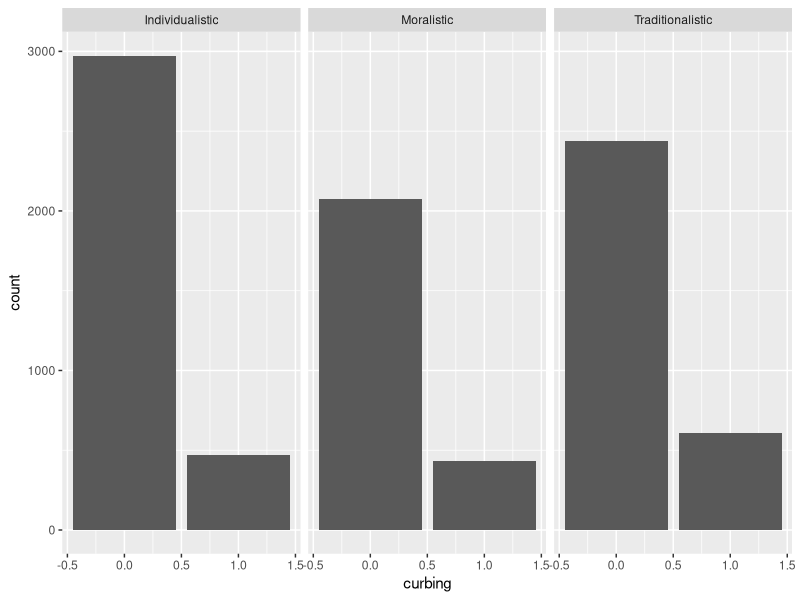
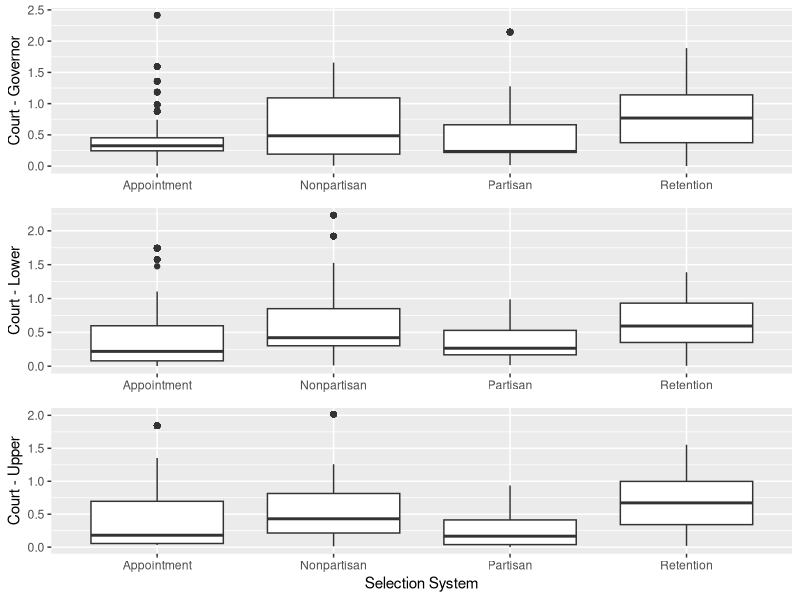
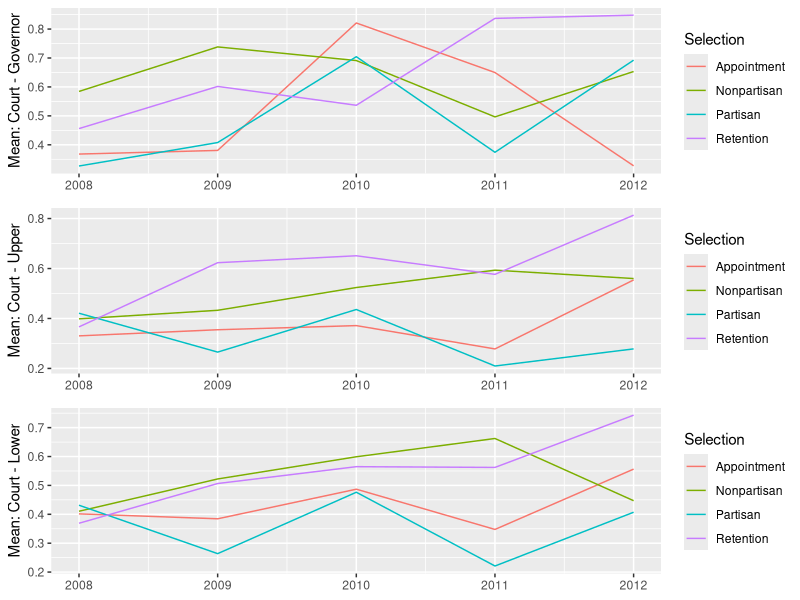
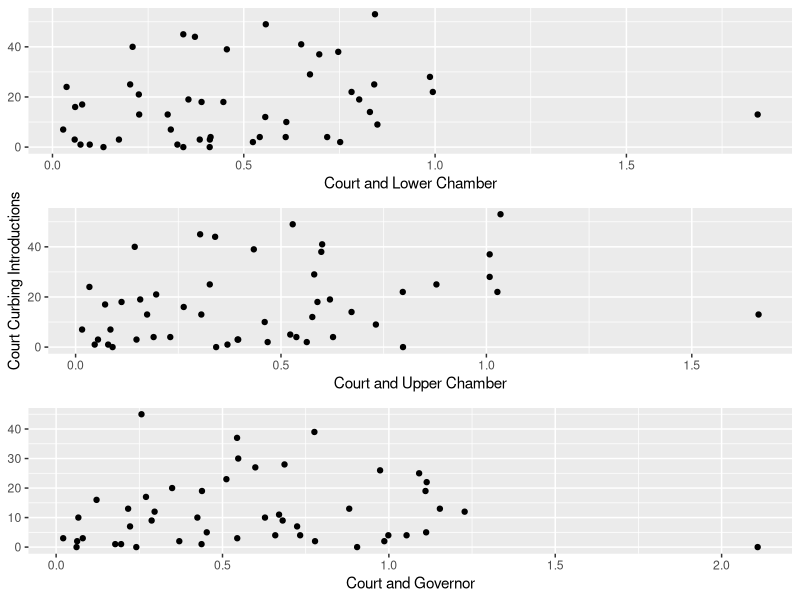
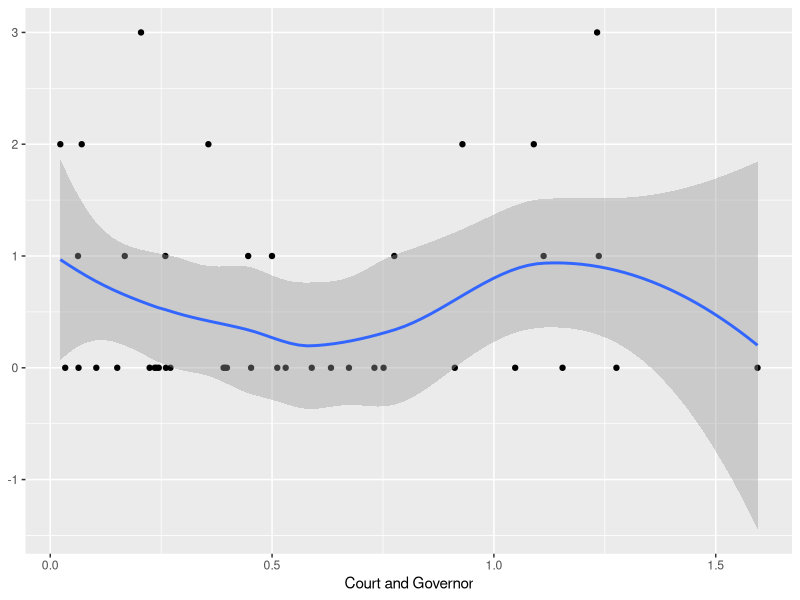
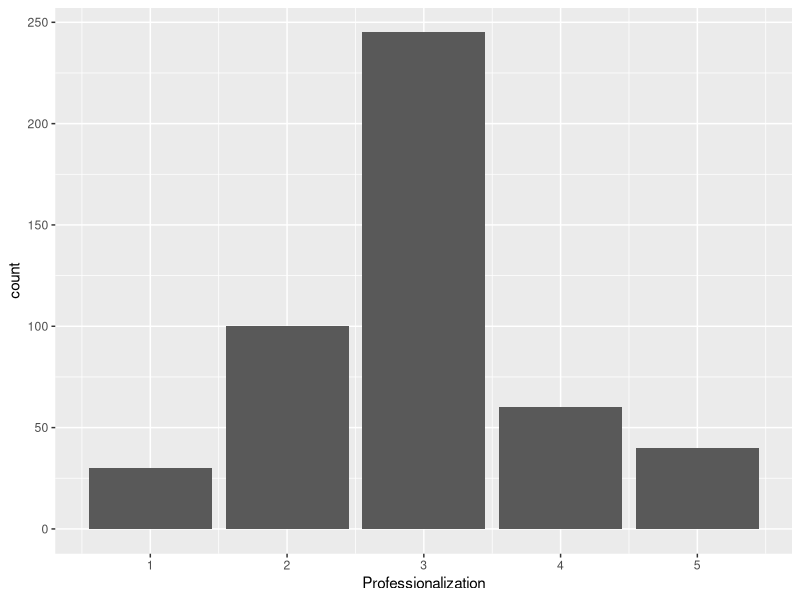
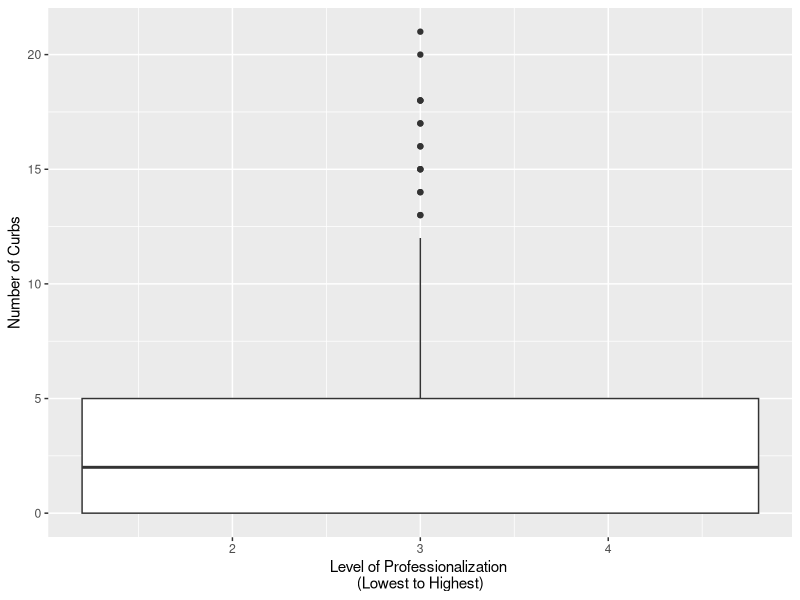
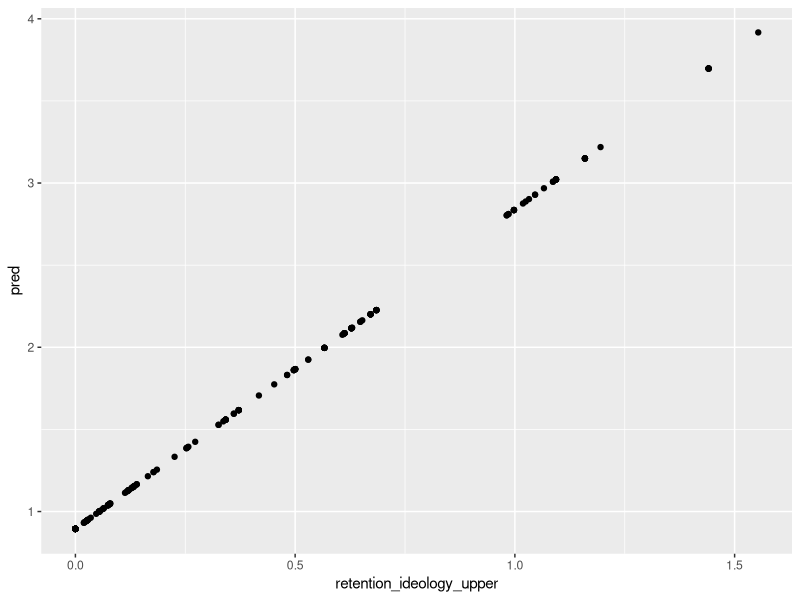

Write the R code that produced these figures, in order.
## ---- chunk 1
knitr::opts_chunk$set(echo = TRUE)
## ---- chunk 2
library(tidyverse)
library(readxl)
library(grid)
library(gridExtra)
## ---- chunk 3
gavelFull <- read_excel("Gavel to Gavel dataset.xlsx")
politicalCulture <- read_csv("political culture.csv")
legislativeControl <- read_excel("Legislative Control.xlsx")

## ---- chunk 4
gavelWithCulture <- left_join(gavelFull, politicalCulture, 
                               by = c("Fullstate" = "State"))

table(gavelWithCulture$Moralistic, gavelWithCulture$Traditionalistic)
## ---- chunk 5
gavelCultureControl <- left_join(gavelWithCulture, legislativeControl,
                                 by = c("Fullstate" = "State", "Year" = "Year"))

table(gavelCultureControl$RepublicanLegslature, gavelCultureControl$SplitLegislature)
## ---- chunk 6
gavelCultureControl$Culture <- ifelse(gavelCultureControl$Moralistic == 1, "Moralistic", 
                                      ifelse(gavelCultureControl$Traditionalistic == 1, "Traditionalistic",
                                             "Individualistic"))
table(gavelCultureControl$Culture, gavelCultureControl$Culture)

gavelCultureControl$legislativeControl <- ifelse(gavelCultureControl$SplitLegislature == 1, "0", 
                                                 ifelse(gavelCultureControl$SplitLegislature == 1, "Split",
                                                        "Democratic"))

gavelCultureControl$unified <- ifelse(gavelCultureControl$SplitLegislature == 0, 1, 0)
table(gavelCultureControl$legislativeControl, gavelCultureControl$unified)
## ---- chunk 7
ggplot(data = subset(gavelCultureControl, !is.na(gavelCultureControl$Culture))) +
  geom_bar(aes(x = curbing)) +
  facet_wrap(~Culture)


table(gavelCultureControl$curbing)
## ---- chunk 8
gavelCultureControl %>%
  group_by(Culture) %>%
  filter(!is.na(Culture)) %>%
  filter(!is.na(curbing)) %>%
  summarise(mean = mean(curbing))
## ---- chunk 9
table(gavelCultureControl$legislativeControl, gavelCultureControl$RichardLastAction)
## ---- chunk 10
gavelCultureControlOnlyCurbs <- gavelCultureControl %>%
  filter(curbing == 1) 
  
table(gavelCultureControlOnlyCurbs$legislativeControl, gavelCultureControlOnlyCurbs$RichardLastAction)
## ---- chunk 11
table(legislativeControl$RepublicanLegslature, legislativeControl$SplitLegislature)
## ---- chunk 12
# republican controlled legislatures introduced court curbing bills 16.7 times a year, 18.6 for democratically controlled, and split had 11.97 
introduced <- c(3702/221, 4483/241, 910/76)
introduced 

# enacted legislation proportion
enacted <- c(197/3702, 185/4483, 46/910)
enacted
## ---- chunk 13
gavelCultureControl$court_gov_dist <- abs(gavelCultureControl$judicial - gavelCultureControl$governor)
gavelCultureControl$court_lower_dist <- abs(gavelCultureControl$judicial - gavelCultureControl$lower)
gavelCultureControl$court_upper_dist <- abs(gavelCultureControl$judicial - gavelCultureControl$upper)
## ---- chunk 14
a <- ggplot(data = gavelCultureControl) +
  geom_boxplot(aes(x = MoreDefined, y = court_gov_dist)) +
  xlab(NULL) +
  ylab("Court - Governor")
b <- ggplot(data = gavelCultureControl) +
  geom_boxplot(aes(x = MoreDefined, y = court_lower_dist)) +
  xlab(NULL) +
  ylab("Court - Lower")
c <- ggplot(data = gavelCultureControl) +
  geom_boxplot(aes(x = MoreDefined, y = court_upper_dist)) +
  xlab("Selection System") +
  ylab("Court - Upper")

grid.arrange(a,b,c)
## ---- chunk 15
ideology_gov_year <- gavelCultureControl %>% 
  group_by(MoreDefined, Year) %>%
  filter(!is.na(court_gov_dist)) %>%
  summarise(govMean = mean(court_gov_dist)) %>%
  filter(!(Year %in% c("2007", "43147", "2013", "2014", "2015", "2016", "2017", "2018"))) # filtering out bad data


ideology_upper_year <- gavelCultureControl %>% 
  group_by(MoreDefined, Year) %>%
  filter(!is.na(court_upper_dist)) %>%
  summarise(upperMean = mean(court_upper_dist)) %>%
  filter(!(Year %in% c("2007", "43147", "2013", "2014", "2015", "2016", "2017", "2018"))) # filtering out bad data
  
ideology_lower_year <- gavelCultureControl %>% 
  group_by(MoreDefined, Year) %>%
  filter(!is.na(court_lower_dist)) %>%
  summarise(lowerMean = mean(court_lower_dist)) %>%
  filter(!(Year %in% c("2007", "43147", "2013", "2014", "2015", "2016", "2017", "2018"))) # filtering out bad data

## graphing the data
d <- ggplot(data = ideology_gov_year) +
  geom_line(aes(x = Year, y = govMean, color = MoreDefined)) +
  scale_x_continuous(breaks = c(2008, 2009, 2010, 2011, 2012)) +
  xlab(NULL) +
  ylab("Mean: Court - Governor") +
  labs(colour = "Selection")

e <- ggplot(data = ideology_upper_year) +
  geom_line(aes(x = Year, y = upperMean, color = MoreDefined)) +
  scale_x_continuous(breaks = c(2008, 2009, 2010, 2011, 2012)) +
  xlab(NULL) +
  ylab("Mean: Court - Upper") +
  labs(colour = "Selection")

f <- ggplot(data = ideology_lower_year) +
  geom_line(aes(x = Year, y = lowerMean, color = MoreDefined)) +
  scale_x_continuous(breaks = c(2008, 2009, 2010, 2011, 2012)) +
  xlab(NULL) +
  ylab("Mean: Court - Lower") +
  labs(colour = "Selection")

# retention continues to be at teh high end of the list
grid.arrange(d,e,f)
## ---- chunk 16
g <- gavelCultureControl %>%
  filter(!(Year %in% c("2007", "43147", "2013", "2014", "2015", "2016", "2017", "2018"))) %>% # filtering out bad data
  group_by(Fullstate) %>%
  filter(!is.na(court_lower_dist)) %>%
  summarise(sum = sum(curbing),
            avg_ideology = mean(court_lower_dist)) %>%
  ggplot() +
  geom_point(aes(x = avg_ideology, y = sum)) +
  ylab(NULL) +
  xlab("Court and Lower Chamber") 


h <- gavelCultureControl %>%
  filter(!(Year %in% c("2007", "43147", "2013", "2014", "2015", "2016", "2017", "2018"))) %>% # filtering out bad data
  group_by(Fullstate) %>%
  filter(!is.na(court_upper_dist)) %>%
  summarise(sum = sum(curbing),
            avg_ideology = mean(court_upper_dist)) %>%
  ggplot() +
  geom_point(aes(x = avg_ideology, y = sum)) +
  ylab("Court Curbing Introductions") +
  xlab("Court and Upper Chamber")

i <- gavelCultureControl %>%
  filter(!(Year %in% c("2007", "43147", "2013", "2014", "2015", "2016", "2017", "2018"))) %>% # filtering out bad data
  group_by(Fullstate) %>%
  filter(!is.na(court_gov_dist)) %>%
  summarise(sum = sum(curbing),
            avg_ideology = mean(court_gov_dist)) %>%
  ggplot() +
  geom_point(aes(x = avg_ideology, y = sum)) +
  ylab(NULL) +
  xlab("Court and Governor") 
  
grid.arrange(g, h, i)
## ---- chunk 17
gavelCultureControl %>%
  group_by(Fullstate) %>%
  filter(!is.na(court_gov_dist)) %>%
  filter(RichardLastAction == "Enacted") %>%
  summarise(sum = sum(curbing),
            avg_ideology = mean(court_gov_dist)) %>%
  ggplot() +
  geom_point(aes(x = avg_ideology, y = sum)) +
  ylab(NULL) +
  xlab("Court and Governor") +
  geom_smooth(aes(x = avg_ideology, y = sum))
## ---- chunk 18
count_data <- gavelCultureControl %>%
  filter(!(Year %in% c("2007", "43147"))) %>% # filtering out bad data
  group_by(State, Year) %>% 
  mutate(curbs = sum(curbing)) %>%
  distinct(State, Year, .keep_all = TRUE) %>%
  arrange(State, Year) 
  
count_data
## ---- chunk 19
count_data$elected <- ifelse(count_data$Elected == "Elected", 1, 0)
count_data$partisan <- ifelse(count_data$MoreDefined == "Partisan", 1, 0)
count_data$nonpartisan <- ifelse(count_data$MoreDefined == "Nonpartisan", 1, 0)
count_data$retention <- ifelse(count_data$MoreDefined == "Retention", 1, 0)
## ---- chunk 20
count_data$elected_ideology_gov <- count_data$elected * count_data$court_gov_dist
count_data$elected_ideology_upper <- count_data$elected * count_data$court_upper_dist
count_data$elected_ideology_lower <- count_data$elected * count_data$court_lower_dist

count_data$partisan_ideology_gov <- count_data$partisan * count_data$court_gov_dist
count_data$partisan_ideology_upper <- count_data$partisan * count_data$court_upper_dist
count_data$partisan_ideology_lower <- count_data$partisan * count_data$court_lower_dist

count_data$nonpartisan_ideology_gov <- count_data$nonpartisan * count_data$court_gov_dist
count_data$nonpartisan_ideology_upper <- count_data$nonpartisan * count_data$court_upper_dist
count_data$nonpartisan_ideology_lower <- count_data$nonpartisan * count_data$court_lower_dist

count_data$retention_ideology_gov <- count_data$retention * count_data$court_gov_dist
count_data$retention_ideology_upper <- count_data$retention * count_data$court_upper_dist
count_data$retention_ideology_lower <- count_data$retention * count_data$court_lower_dist

summary(count_data$elected_ideology_gov)
count_data$elected
count_data$court_gov_dist
## ---- chunk 21
professionalization <- read_csv("ncsl professionalization.csv")
str(professionalization)
count_data <- left_join(count_data, professionalization, by = c("Fullstate" = "State"))

# quick vizualization to check the data
ggplot(data = count_data) +
  geom_bar(aes(Professionalization))
## ---- chunk 22
ggplot(data = count_data) +
  geom_boxplot(aes(x = Professionalization, y = curbs, colour = Professionalization), show.legend = FALSE) +
  ylab("Number of Curbs") +
  xlab("Level of Professionalization \n(Lowest to Highest)")
## ---- chunk 23
table(count_data$Year, count_data$Fullstate)
## ---- chunk 24
table(gavelFull$Description == "No Legislation", gavelFull$State)
## ---- chunk 25
curbs.poisson <- glm(curbs ~ Moralistic + Traditionalistic + RepublicanLegslature + SplitLegislature + court_lower_dist + court_upper_dist + retention + partisan + nonpartisan + court_gov_dist + court_lower_dist + court_upper_dist + partisan_ideology_upper + partisan_ideology_lower + nonpartisan_ideology_upper + nonpartisan_ideology_lower + retention_ideology_lower + retention_ideology_upper + Professionalization,
                     family = poisson(link = log),
                     data = count_data)

summary(curbs.poisson)

exp(-0.675867) # need exponent to be able to make a good interpreptation.
# this one, for example, shows us that (for the goefficient on retention elections) that by switching between appointed to retention we see about a 49% drop in curbs

exp(curbs.poisson$coefficients[-1])
## ---- chunk 26
library(MASS)

curbs1.nb <- glm.nb(curbs ~ Moralistic + Traditionalistic + RepublicanLegslature + SplitLegislature + court_lower_dist + court_upper_dist + retention + partisan + nonpartisan + court_gov_dist + partisan_ideology_upper + partisan_ideology_lower + nonpartisan_ideology_upper + nonpartisan_ideology_lower + retention_ideology_lower + retention_ideology_upper + Professionalization,
                     data = count_data)

summary(curbs1.nb)
## ---- chunk 27
curbs2.nb <- glm.nb(curbs ~ Moralistic + Traditionalistic + RepublicanLegslature + SplitLegislature + court_lower_dist + court_upper_dist + retention + partisan + nonpartisan + partisan_ideology_upper + partisan_ideology_lower + nonpartisan_ideology_upper + nonpartisan_ideology_lower + retention_ideology_lower + retention_ideology_upper + Professionalization,
                     data = count_data)

summary(curbs2.nb)
## ---- chunk 28
library(modelr)

grid <- count_data %>%
  data_grid(retention_ideology_upper, .model = curbs2.nb) %>%
  add_predictions(curbs2.nb)
  

grid

ggplot(grid, aes(retention_ideology_upper, pred)) +
  geom_point()
## ---- chunk 29
curbs2.nb <- glm.nb(curbs ~ Moralistic + Traditionalistic + RepublicanLegslature + SplitLegislature + court_lower_dist + court_upper_dist + retention + partisan + nonpartisan + partisan_ideology_upper + partisan_ideology_lower + nonpartisan_ideology_upper + nonpartisan_ideology_lower + retention_ideology_lower + retention_ideology_upper + Professionalization,
                     data = count_data)

summary(curbs2.nb)
## ---- chunk 30
# bare bones model: 
curbs3.nb <- glm.nb(curbs ~ retention + partisan + nonpartisan,
                     data = count_data)
summary(curbs3.nb)
## ---- chunk 31
curbs4.nb <- glm.nb(curbs ~ court_lower_dist + court_upper_dist + retention + partisan + nonpartisan,
                     data = count_data)
summary(curbs4.nb)
## ---- chunk 32
curbs5.nb <- glm.nb(curbs ~ court_lower_dist + court_upper_dist + retention + partisan + nonpartisan + partisan_ideology_upper + partisan_ideology_lower + nonpartisan_ideology_upper + nonpartisan_ideology_lower + retention_ideology_lower + retention_ideology_upper,
                     data = count_data)
summary(curbs5.nb)
## ---- chunk 33
curbs.elected.nb <- glm.nb(curbs ~ elected,
                     data = count_data)
summary(curbs.elected.nb) # not significant
## ---- chunk 34
curbs.elected1.nb <- glm.nb(curbs ~ elected + court_upper_dist + court_lower_dist,
                     data = count_data)
summary(curbs.elected1.nb) # again, the upper house ideological distance variable is significant
## ---- chunk 35
curbs.elected2.nb <- glm.nb(curbs ~ elected + court_upper_dist + court_lower_dist + elected_ideology_lower + elected_ideology_upper,
                     data = count_data)
summary(curbs.elected2.nb) # upper is significant still
## ---- chunk 36
curbs.elected3.nb <- glm.nb(curbs ~ elected + court_upper_dist + court_lower_dist + elected_ideology_lower + elected_ideology_upper + Moralistic + Traditionalistic + RepublicanLegslature + SplitLegislature +  Professionalization,
                     data = count_data)
summary(curbs.elected3.nb)
## ---- chunk 37
count_data2 <- gavelCultureControl %>%
  filter(!(Year %in% c("2007", "43147", "2013", "2014", "2015", "2016", "2017", "2018"))) %>% # filtering out bad data
  group_by(State, Year) %>% 
  mutate(curbs = sum(curbing)) %>%
  distinct(State, Year, .keep_all = TRUE) %>%
  arrange(State, Year) 
  
count_data2
## ---- chunk 38
count_data2$elected <- ifelse(count_data2$Elected == "Elected", 1, 0)
count_data2$partisan <- ifelse(count_data2$MoreDefined == "Partisan", 1, 0)
count_data2$nonpartisan <- ifelse(count_data2$MoreDefined == "Nonpartisan", 1, 0)
count_data2$retention <- ifelse(count_data2$MoreDefined == "Retention", 1, 0)

count_data2$elected_ideology_gov <- count_data2$elected * count_data2$court_gov_dist
count_data2$elected_ideology_upper <- count_data2$elected * count_data2$court_upper_dist
count_data2$elected_ideology_lower <- count_data2$elected * count_data2$court_lower_dist

count_data2$partisan_ideology_gov <- count_data2$partisan * count_data2$court_gov_dist
count_data2$partisan_ideology_upper <- count_data2$partisan * count_data2$court_upper_dist
count_data2$partisan_ideology_lower <- count_data2$partisan * count_data2$court_lower_dist

count_data2$nonpartisan_ideology_gov <- count_data2$nonpartisan * count_data2$court_gov_dist
count_data2$nonpartisan_ideology_upper <- count_data2$nonpartisan * count_data2$court_upper_dist
count_data2$nonpartisan_ideology_lower <- count_data2$nonpartisan * count_data2$court_lower_dist

count_data2$retention_ideology_gov <- count_data2$retention * count_data2$court_gov_dist
count_data2$retention_ideology_upper <- count_data2$retention * count_data2$court_upper_dist
count_data2$retention_ideology_lower <- count_data2$retention * count_data2$court_lower_dist

count_data2 <- left_join(count_data2, professionalization, by = c("Fullstate" = "State"))

table(count_data2$Year, count_data2$Fullstate)
## ---- chunk 39
curbs_2.nb <- glm.nb(curbs ~ retention + partisan + nonpartisan,
                     data = count_data2)
summary(curbs_2.nb) # nothing significant
## ---- chunk 40
curbs2.elected1.nb <- glm.nb(curbs ~ elected + court_upper_dist + court_lower_dist,
                     data = count_data2)
summary(curbs2.elected1.nb) # upper distance is again distinct
## ---- chunk 41
curbs2.elected2.nb <- glm.nb(curbs ~ elected + court_upper_dist + court_lower_dist + elected_ideology_lower + elected_ideology_upper,
                     data = count_data2)
summary(curbs2.elected2.nb) # nothing significant
## ---- chunk 42
curbs2.elected3.nb <- glm.nb(curbs ~ elected + court_upper_dist + court_lower_dist + elected_ideology_lower + elected_ideology_upper + Moralistic + Traditionalistic + RepublicanLegslature + SplitLegislature +  Professionalization,
                     data = count_data2)
summary(curbs2.elected3.nb)
## ---- chunk 43
curbs2_full.nb <- glm.nb(curbs ~ Moralistic + Traditionalistic + RepublicanLegslature + SplitLegislature + court_lower_dist + court_upper_dist + retention + partisan + nonpartisan + partisan_ideology_upper + partisan_ideology_lower + nonpartisan_ideology_upper + nonpartisan_ideology_lower + retention_ideology_lower + retention_ideology_upper + Professionalization,
                     data = count_data2)

summary(curbs2_full.nb) # none of my important variables are predictive
## ---- chunk 44
curbs_unified.nb <- glm.nb(curbs ~ Moralistic + Traditionalistic + unified + court_lower_dist + court_upper_dist + elected + elected_ideology_upper + elected_ideology_lower + Professionalization,
                     data = count_data2)

summary(curbs_unified.nb) # traditionalistic, professionalization, and unified are significant and positive.
## ---- chunk 45
percent_curbing <- gavelCultureControl %>%
  group_by(Fullstate, Year) %>%
  summarise(percentage = sum(curbing)/n()) 
  
percent_curbing <- percent_curbing %>%
  left_join(count_data, by = c("Fullstate", "Year")) %>%
  dplyr::select(-5:-6, -9:-17) 

percent_curbing
## ---- chunk 46
gavelCultureControl %>%
  filter(Fullstate == "Alaska" & Year == 2017)
## ---- chunk 47
percent_curbing %>%
  filter(!is.na(Elected)) %>%
  ggplot() +
    geom_histogram(aes(percentage, y = ..density.., fill = Elected)) +
    facet_wrap(~ Elected)
## ---- chunk 48
t.test(percentage ~ Elected, data = percent_curbing)
## ---- chunk 49
percent_md <- lm(percentage ~ Elected, data = percent_curbing)
summary(percent_md)
## ---- chunk 50
percent_md_1 <- lm(percentage ~ elected + court_upper_dist + court_lower_dist, 
                    data = percent_curbing)
summary(percent_md_1) # elected is still significant and positive
## ---- chunk 51
percent_md_2 <- lm(percentage ~ elected + court_upper_dist + court_lower_dist + elected_ideology_upper + elected_ideology_lower, 
                    data = percent_curbing)

summary(percent_md_2) # elected is still positive and significant.  Nothing else is close
## ---- chunk 52
percent_md_3 <- lm(percentage ~ elected + court_upper_dist + court_lower_dist + elected_ideology_upper + elected_ideology_lower +
                     Moralistic + Traditionalistic, 
                    data = percent_curbing)
summary(percent_md_3) # election is still positive and significant.  Nothing else is. 
## ---- chunk 53
percent_md_4 <- lm(percentage ~ elected + court_upper_dist + court_lower_dist + elected_ideology_upper + elected_ideology_lower +
                     Moralistic + Traditionalistic + Professionalization, 
                    data = percent_curbing)

summary(percent_md_4) # elected is positive and significant.  Professionalization is positive and significant
## ---- chunk 54
percent_curbing <- percent_curbing %>%
  mutate(unified = ifelse(SplitLegislature == 0, 1, 0))

percent_md_5 <- lm(percentage ~ elected + court_upper_dist + court_lower_dist + elected_ideology_upper + elected_ideology_lower +
                     Moralistic + Traditionalistic + Professionalization + unified, 
                    data = percent_curbing)
summary(percent_md_5) # elected hangs on at the .1 significance level.  Traditionalistic is positive and sig at .1, professionalization is positive and sig at .1, unified is negative (DON'T KNOW WHY) and significant at .05.
## ---- chunk 55
percent_curbing2 <- percent_curbing %>%
  filter(!is.na(Elected)) %>%
  filter(!(Year %in% c("2007", "43147", "2013", "2014", "2015", "2016", "2017", "2018")))  # filtering out bad data

percent_curbing2

percent_md_6 <- lm(percentage ~ elected + court_upper_dist + court_lower_dist + elected_ideology_upper + elected_ideology_lower +
                     Moralistic + Traditionalistic + Professionalization + unified, 
                    data = percent_curbing2) # full model, not good

percent_md_7 <- lm(percentage ~ elected, 
                    data = percent_curbing2)
summary(percent_md_7)

percent_md_8 <- lm(percentage ~ elected + court_upper_dist + court_lower_dist, 
                    data = percent_curbing2)
summary(percent_md_8)

percent_md_9 <- lm(percentage ~ elected + court_upper_dist + court_lower_dist + elected_ideology_upper + elected_ideology_lower, 
                    data = percent_curbing2)
summary(percent_md_9) # nothing sig

percent_md_10 <- lm(percentage ~ elected + court_upper_dist + court_lower_dist + elected_ideology_upper + elected_ideology_lower + Moralistic + Traditionalistic, 
                    data = percent_curbing2)
summary(percent_md_10) # nothing sig

percent_md_11 <- lm(percentage ~ elected + court_upper_dist + court_lower_dist + elected_ideology_upper + elected_ideology_lower + Moralistic + Traditionalistic + Professionalization, 
                    data = percent_curbing2) # professionalization is sig
summary(percent_md_11)
## ---- chunk 56
## Shorter years
summary(percent_md_7) # just elected
summary(percent_md_8) # elected and ideology
summary(percent_md_9) # elected interacted with ideology nothing sig
summary(percent_md_6) # full model with ideology and shorter years


## Full years, no ideology
percent_md_no_id_1 <- lm(percentage ~ elected + Moralistic + Traditionalistic + Professionalization + unified, data = percent_curbing)
summary(percent_md_no_id_1) # full model (excluding ideology)

percent_md_no_id_2 <- lm(percentage ~ elected, data = percent_curbing)
summary(percent_md_no_id_2) # sig, by itself



## ---- chunk 57
percent_curbing2_predictions <- percent_curbing2 %>%
  add_predictions(percent_md_6)

ggplot(data = percent_curbing2_predictions) +
  geom_boxplot(aes(x = as.factor(Professionalization), y = pred)) +
  xlab("Level of Professionalization") +
  ylab("Predicted Percentage")

ggplot(data = percent_curbing2_predictions) +
  geom_boxplot(aes(x = as.factor(elected), y = pred)) +
  ylab("Predicted Percentage") +
  xlab("Elected Versus Appointed") +
  scale_x_discrete(labels = c("0" = "Appointed", "1" = "Elected"))

j <- ggplot(data = percent_curbing2_predictions) +
  geom_point(aes(x = court_lower_dist, y = pred)) +
  ylab("Predicted Percentage") +
  xlab("Ideological Distance from Lower Chamber")

k <- ggplot(data = percent_curbing2_predictions) +
  geom_point(aes(x = court_upper_dist, y = pred)) +
  ylab("Predicted Percentage") +
  xlab("Ideological Distance from Upper Chamber")
  
grid.arrange(j, k)


percent_curbing_predictions <- percent_curbing %>%
  add_predictions(percent_md_no_id_1)

ggplot(data = percent_curbing_predictions) +
  geom_boxplot(aes(x = as.factor(Professionalization), y = pred)) +
  xlab("Level of Professionalization") +
  ylab("Predicted Percentage")


ggplot(data = percent_curbing_predictions) +
  geom_boxplot(aes(x = as.factor(elected), y = pred)) +
  xlab("Elected Versus Appointed") +
  ylab("Predicted Percentage") +
  scale_x_discrete(labels = c("0" = "Appointed", "1" = "Elected"))

## ---- chunk 58
# shorter years (with ideology included)
summary(curbs_unified.nb) # full model
exp(curbs_unified.nb$coefficients)


curbs2.elected0.nb <- glm.nb(curbs ~ elected, data = count_data2)
summary(curbs2.elected0.nb) # just elected

summary(curbs2.elected1.nb) # elected and ideology (no iteractions)
summary(curbs2.elected2.nb) # elected and ideology (interacted)

exp(curbs2.elected1.nb$coefficients)

# longer years (no ideology)
summary(curbs.elected.nb) # just elected

curbs.elected.unified.nb <- glm.nb(curbs ~ Moralistic + Traditionalistic + unified +  elected + Professionalization,
                     data = count_data)
summary(curbs.elected.unified.nb) # full model
exp(curbs.elected.unified.nb$coefficients)
## ---- chunk 59
count_data2_predictions <- count_data2 %>%
  add_predictions(curbs_unified.nb)

ggplot(data = count_data2_predictions) +
  geom_boxplot(aes(x = as.factor(Professionalization), y = pred)) +
  ylab("Predicted Count") +
  xlab("Level of Professionalization")

ggplot(data = count_data2_predictions) +
  geom_boxplot(aes(x = as.factor(elected), y = pred)) +
  ylab("Predicted Count") +
  xlab("Elected Versus Appointed") +
  scale_x_discrete(labels = c("0" = "Appointed", "1" = "Elected"))

l <- ggplot(data = count_data2_predictions) +
  geom_point(aes(x = court_lower_dist, y = pred)) +
  ylab("Predicted Count") +
  xlab("Ideological Distance from Lower Chamber")

m <- ggplot(data = count_data2_predictions) +
  geom_point(aes(x = court_upper_dist, y = pred)) +
  ylab("Predicted Count") +
  xlab("Ideological Distance from Upper Chamber")

grid.arrange(l, m)

# Now without ideology 
count_data_predictions <- count_data %>%
  add_predictions(curbs.elected.unified.nb) 

# added jitter because it was so weird
ggplot(data = count_data_predictions) +
  geom_boxplot(aes(x = as.factor(Professionalization), y = pred)) +
  ylab("Predicted Count") +
  xlab("Level of Professinalization") +
  geom_jitter(aes(x = as.factor(Professionalization), y = pred))

ggplot(data = count_data_predictions) +
  geom_boxplot(aes(x = as.factor(elected), y = pred)) +
  ylab("Predicted Count") +
  xlab("Elected Versus Appointed") +
  scale_x_discrete(labels = c("0" = "Appointed", "1" = "Elected"))
  
## ---- chunk 60
percent_curbing  <- percent_curbing %>%
  filter(!is.na(Elected)) %>%
  add_predictions(percent_md_no_id_1) %>%
  add_residuals(percent_md_no_id_1) %>%
  filter(!is.na(resid))
## ---- chunk 61
ggplot(percent_curbing, aes(resid)) +
  geom_histogram()
## ---- chunk 62
plot(percent_md_no_id_1)
## ---- chunk 63
percent_curbing2  <- percent_curbing2 %>%
  filter(!is.na(Elected)) %>%
  add_predictions(percent_md_6) %>%
  add_residuals(percent_md_6) %>%
  filter(!is.na(resid))
## ---- chunk 64
ggplot(percent_curbing2, aes(resid)) +
  geom_histogram()
## ---- chunk 65
plot(percent_md_6)
## ---- chunk 66
d <- ggplot(percent_curbing) +
  geom_histogram(aes(x = percentage, y = ..density..)) +
  labs(x = "Proportion of Bills that Curb Courts")
## ---- chunk 67
bills_state_year <- gavelFull %>%
  group_by(Fullstate, Year) %>%
  count()
  
e <- ggplot(bills_state_year) +
  geom_histogram(aes(x = n, y = ..density..)) +
  labs(x = "Number of Bills in a Year")

gridExtra::grid.arrange(d, e, ncol = 2)
## ---- chunk 68
test <- glm.nb(curbs ~ Moralistic + Traditionalistic + unified +  partisan + nonpartisan + retention + Professionalization,
                     data = count_data)
summary(test)

test2 <- glm.nb(curbs ~ partisan + nonpartisan + retention,
                     data = count_data)
summary(test2)

